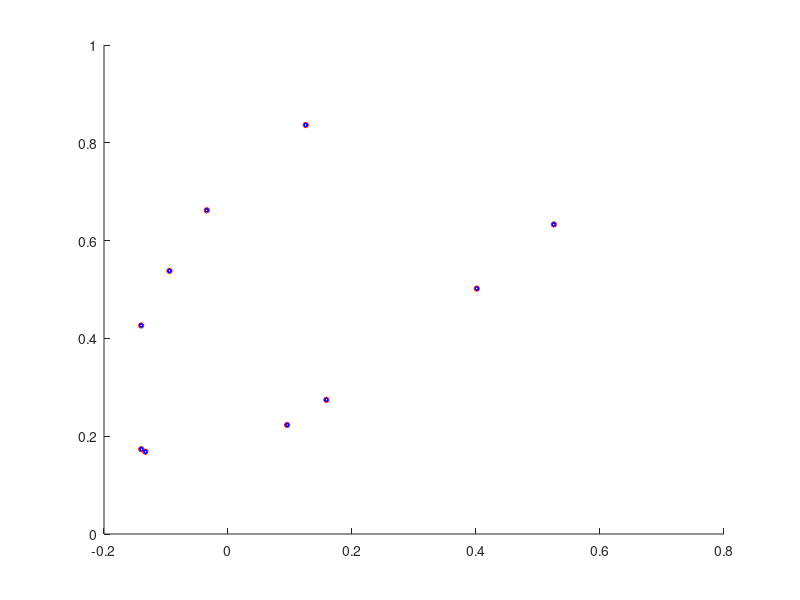

Write the MATLAB code that produced this figure.
clc;
clear all;
format long;

function local = X0(m,bL,bU)
  n = size(bL,2);
  local = zeros(m,n);
  for i = 1:m
    for j = 1:n
      local(i,j) = bL(j) + (bU(j) - bL(j))*rand();
    endfor
  endfor
end

x0      = 0;
y0      = 0;
r1      = 1.08913;
r2      = 0.42255;
r3      = 0.96444;
r4      = 0.58781;
rcx     = 0.39137;
rcy     = 0.42950;
theta0  = 0.00000;
theta2  = X0(10,0,2*pi);
%theta2 = 4;
theta4  = X0(10,0,2*pi);

delta = 0.00001;

r1_rand = X0(100, r1-delta, r1+delta);
r2_rand = X0(100, r2-delta, r2+delta);
r3_rand = X0(100, r3-delta, r3+delta);
r4_rand = X0(100, r4-delta, r4+delta);
rcx_rand = X0(100, rcx-delta, rcx+delta);
rcy_rand = X0(100, rcy-delta, rcy+delta);

l1 = r1_rand./r2_rand;
l2 = r1_rand./r3_rand;
l3 = (r4_rand.^2-r1_rand.^2-r2_rand.^2-r3_rand.^2)/(2*r2.*r3);

for ii = 1:size(theta2)(1)
  ka(:,ii) = cos(theta2)(ii) - l1  + l2 .* cos(theta2)(ii) + l3;
  kb(:,ii) = -2*sin(theta2)(ii);
  kc(:,ii) = l1 + (l2-1) .* cos(theta2)(ii) + l3;

  theta3 = 2*atan2(-kb-sqrt(kb.^2-4*ka.*kc),2*ka);
  
  rgenx(:,ii) = x0 + r2_rand*cos(theta2(ii)+theta0) + rcx_rand.*cos(theta3(:,ii)-theta0)-rcy_rand.*sin(theta3(:,ii)-theta0);
  rgeny(:,ii) = y0 + r2_rand*sin(theta2(ii)+theta0) + rcx_rand.*sin(theta3(:,ii)-theta0)+rcy_rand.*cos(theta3(:,ii)-theta0);
  
  rgenx_avg(ii) = mean(rgenx(:,ii));
  rgeny_avg(ii) = mean(rgeny(:,ii));
  
  rgenx_std(ii) = std(rgenx(:,ii));
  rgeny_std(ii) = std(rgeny(:,ii));
endfor





%rgenx_rand = X0(100, rgenx-delta, rgenx+delta);
%rgeny_rand = X0(100, rgeny-delta, rgeny+delta);

clf;
hold on;
scatter(rgenx_avg, rgeny_avg, 15, 'r');
scatter(rgenx_avg+rgenx_std, rgeny_avg, 5, 'b');
scatter(rgenx_avg-rgenx_std, rgeny_avg, 5, 'b');
scatter(rgenx_avg, rgeny_avg+rgeny_std, 5, 'b');
scatter(rgenx_avg, rgeny_avg-rgeny_std, 5, 'b');
hold off;
